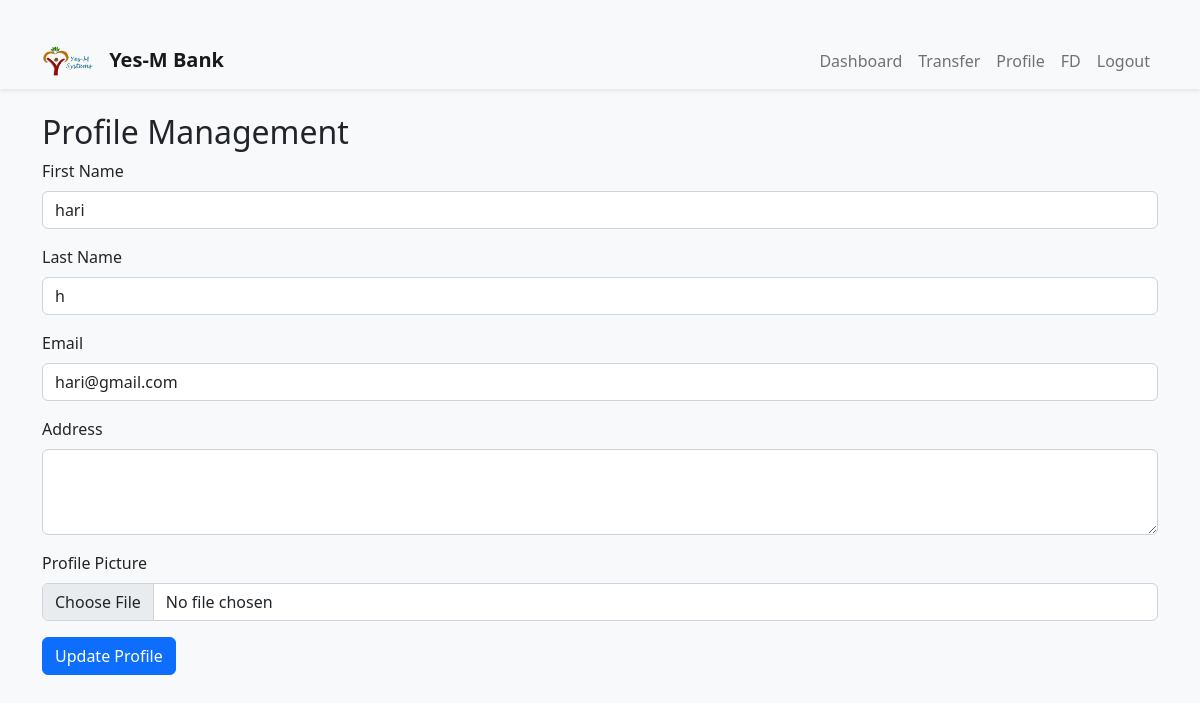
Screenshot of /profile (signed in) with the database file from the repository.
### app/models.py (models this page shows)
class User(UserMixin, db.Model):
    id = db.Column(db.Integer, primary_key=True)
    role = db.Column(db.String(10), nullable=False, default="customer")
    username = db.Column(db.String(64), unique=True, nullable=False)
    email = db.Column(db.String(120), unique=True, nullable=False)
    password = db.Column(db.String(128), nullable=False)
    first_name = db.Column(db.String(50))
    last_name = db.Column(db.String(50))
    last_login = db.Column(db.DateTime, default=datetime.utcnow)
    accounts = db.relationship('Account', backref='owner', lazy=True)

### app/profile.py (the view, shortened to what this page needs)
@profile_bp.route("/profile", methods=["GET", "POST"])
@login_required
def profile():
    return render_template("profile.html", user=current_user)

### app/models.py (called while the page is built)
@login_manager.user_loader
def load_user(user_id):
    return User.query.get(int(user_id))

### templates/profile.html (shortened to what this page needs)
{% extends "base.html" %}
{% block content %}
<h2>Profile Management</h2>
<form method="POST" action="{{ url_for('profile.profile') }}" enctype="multipart/form-data">
  <div class="mb-3">
    <label for="first_name" class="form-label">First Name</label>
    <input type="text" class="form-control" id="first_name" name="first_name" value="{{ user.first_name }}" required>
  </div>
  <div class="mb-3">
    <label for="last_name" class="form-label">Last Name</label>
    <input type="text" class="form-control" id="last_name" name="last_name" value="{{ user.last_name }}" required>
  </div>
  <div class="mb-3">
    <label for="email" class="form-label">Email</label>
    <input type="email" class="form-control" id="email" name="email" value="{{ user.email }}" required>
  </div>
  <div class="mb-3">
    <label for="address" class="form-label">Address</label>
    <textarea class="form-control" id="address" name="address" rows="3">{{ user.address }}</textarea>
  </div>
  <div class="mb-3">
    <label for="profile_pic" class="form-label">Profile Picture</label>
    <input type="file" class="form-control" id="profile_pic" name="profile_pic">
  </div>
  <button type="submit" class="btn btn-primary">Update Profile</button>
</form>
{% endblock %}

### static/css/styles.css (style rules this page uses)
body { background-color: #f8f9fa; }

### templates/base.html (style rules this page uses)
body { background-color: #f8f9fa; }

### rows the page displays
User: first_name "hari", last_name "h", email "hari@gmail.com"

### other values shown
{{ config.SITE_NAME or "Yes-M Bank" }} "Yes-M Bank"
